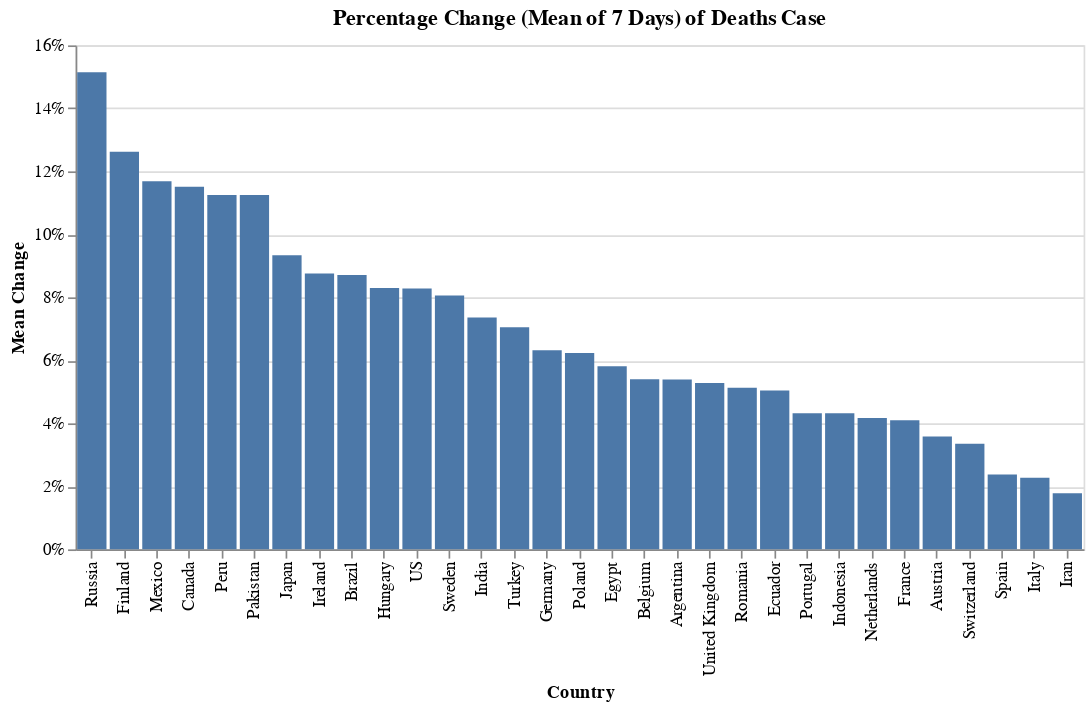

Notebook code for this chart:
### Code cell
#hide_input
alt.Chart(df_deaths_major).mark_bar().encode(
    alt.X('Country:N', sort='-y'),
    alt.Y('Change_Mean_7D:Q', axis=alt.Axis(format='%'), title='Mean Change'),
    tooltip=list(df_deaths_major)
).properties(
    width=600,
    title='Percentage Change (Mean of 7 Days) of Deaths Case'
)

### Figure 1 — Vega-Lite specification as saved in the notebook (floating-point values rounded to 4 significant figures)
{"config": {"view": {"continuousWidth": 400, "continuousHeight": 300}}, "data": {"name": "data-e41e27f042b77ea0b6be9165c0769044"}, "mark": "bar", "encoding": {"tooltip": [{"type": "nominal", "field": "Country"}, {"type": "quantitative", "field": "Total"}, {"type": "quantitative", "field": "New"}, {"type": "quantitative", "field": "New_Mean_7D"}, {"type": "quantitative", "field": "Change"}, {"type": "quantitative", "field": "Change_Mean_7D"}, {"type": "quantitative", "field": "Trending"}, {"type": "quantitative", "field": "Weight"}], "x": {"type": "nominal", "field": "Country", "sort": "-y"}, "y": {"type": "quantitative", "axis": {"format": "%"}, "field": "Change_Mean_7D", "title": "Mean Change"}}, "title": "Percentage Change (Mean of 7 Days) of Deaths Case", "width": 600, "$schema": "https://vega.github.io/schema/vega-lite/v4.8.1.json", "datasets": {"data-e41e27f042b77ea0b6be9165c0769044": [{"Country": "US", "Total": 44845, "New": 2751.0, "New_Mean_7D": 2716.0, "Change": 0.0654, "Change_Mean_7D": 0.0828, "Trending": -0.0174, "Weight": 0.3931}, {"Country": "United Kingdom", "Total": 17378, "New": 828.0, "New_Mean_7D": 750.0, "Change": 0.05, "Change_Mean_7D": 0.0528, "Trending": -0.0028, "Weight": 0.1183}, {"Country": "France", "Total": 20829, "New": 537.0, "New_Mean_7D": 726.0, "Change": 0.0265, "Change_Mean_7D": 0.041, "Trending": -0.0145, "Weight": 0.0767}, {"Country": "Italy", "Total": 24648, "New": 534.0, "New_Mean_7D": 512.0, "Change": 0.0221, "Change_Mean_7D": 0.0227, "Trending": -0.0005, "Weight": 0.0763}, {"Country": "Spain", "Total": 21282, "New": 430.0, "New_Mean_7D": 461.0, "Change": 0.0206, "Change_Mean_7D": 0.0238, "Trending": -0.0032, "Weight": 0.0614}, {"Country": "Sweden", "Total": 1765, "New": 185.0, "New_Mean_7D": 105.0, "Change": 0.1171, "Change_Mean_7D": 0.0806, "Trending": 0.0365, "Weight": 0.0264}, {"Country": "Canada", "Total": 1908, "New": 183.0, "New_Mean_7D": 144.0, "Change": 0.1061, "Change_Mean_7D": 0.1151, "Trending": -0.009, "Weight": 0.0262}, {"Country": "Germany", "Total": 5033, "New": 171.0, "New_Mean_7D": 248.0, "Change": 0.0352, "Change_Mean_7D": 0.0632, "Trending": -0.028, "Weight": 0.0244}, {"Country": "Belgium", "Total": 5998, "New": 170.0, "New_Mean_7D": 263.0, "Change": 0.0292, "Change_Mean_7D": 0.054, "Trending": -0.0248, "Weight": 0.0243}, {"Country": "Netherlands", "Total": 3929, "New": 165.0, "New_Mean_7D": 139.0, "Change": 0.0438, "Change_Mean_7D": 0.0417, "Trending": 0.0022, "Weight": 0.0236}, {"Country": "Brazil", "Total": 2741, "New": 154.0, "New_Mean_7D": 173.0, "Change": 0.0595, "Change_Mean_7D": 0.0871, "Trending": -0.0276, "Weight": 0.022}, {"Country": "Turkey", "Total": 2259, "New": 119.0, "New_Mean_7D": 122.0, "Change": 0.0556, "Change_Mean_7D": 0.0705, "Trending": -0.0148, "Weight": 0.017}, {"Country": "Iran", "Total": 5297, "New": 88.0, "New_Mean_7D": 88.0, "Change": 0.0169, "Change_Mean_7D": 0.0178, "Trending": -0.0009, "Weight": 0.0126}, {"Country": "India", "Total": 645, "New": 53.0, "New_Mean_7D": 36.0, "Change": 0.0895, "Change_Mean_7D": 0.0736, "Trending": 0.0159, "Weight": 0.0076}, {"Country": "Russia", "Total": 456, "New": 51.0, "New_Mean_7D": 41.0, "Change": 0.1259, "Change_Mean_7D": 0.1515, "Trending": -0.0256, "Weight": 0.0073}, {"Country": "Switzerland", "Total": 1478, "New": 49.0, "New_Mean_7D": 43.0, "Change": 0.0343, "Change_Mean_7D": 0.0335, "Trending": 0.0008, "Weight": 0.007}, {"Country": "Ireland", "Total": 730, "New": 43.0, "New_Mean_7D": 46.0, "Change": 0.0626, "Change_Mean_7D": 0.0876, "Trending": -0.025, "Weight": 0.0061}, {"Country": "Finland", "Total": 141, "New": 43.0, "New_Mean_7D": 11.0, "Change": 0.4388, "Change_Mean_7D": 0.1262, "Trending": 0.3126, "Weight": 0.0061}, {"Country": "Peru", "Total": 484, "New": 39.0, "New_Mean_7D": 36.0, "Change": 0.0876, "Change_Mean_7D": 0.1125, "Trending": -0.0249, "Weight": 0.0056}, {"Country": "Portugal", "Total": 762, "New": 27.0, "New_Mean_7D": 28.0, "Change": 0.0367, "Change_Mean_7D": 0.0432, "Trending": -0.0064, "Weight": 0.0039}, {"Country": "Japan", "Total": 263, "New": 27.0, "New_Mean_7D": 17.0, "Change": 0.1144, "Change_Mean_7D": 0.0934, "Trending": 0.0211, "Weight": 0.0039}, {"Country": "Mexico", "Total": 712, "New": 26.0, "New_Mean_7D": 54.0, "Change": 0.0379, "Change_Mean_7D": 0.1169, "Trending": -0.079, "Weight": 0.0037}, {"Country": "Indonesia", "Total": 616, "New": 26.0, "New_Mean_7D": 22.0, "Change": 0.0441, "Change_Mean_7D": 0.0432, "Trending": 0.0009, "Weight": 0.0037}, {"Country": "Pakistan", "Total": 201, "New": 25.0, "New_Mean_7D": 15.0, "Change": 0.142, "Change_Mean_7D": 0.1125, "Trending": 0.0295, "Weight": 0.0036}, {"Country": "Austria", "Total": 491, "New": 21.0, "New_Mean_7D": 15.0, "Change": 0.0447, "Change_Mean_7D": 0.0358, "Trending": 0.0089, "Weight": 0.003}, {"Country": "Poland", "Total": 401, "New": 21.0, "New_Mean_7D": 20.0, "Change": 0.0553, "Change_Mean_7D": 0.0623, "Trending": -0.007, "Weight": 0.003}, {"Country": "Romania", "Total": 498, "New": 20.0, "New_Mean_7D": 21.0, "Change": 0.0418, "Change_Mean_7D": 0.0513, "Trending": -0.0095, "Weight": 0.0029}, {"Country": "Egypt", "Total": 264, "New": 14.0, "New_Mean_7D": 12.0, "Change": 0.056, "Change_Mean_7D": 0.0581, "Trending": -0.0021, "Weight": 0.002}, {"Country": "Hungary", "Total": 213, "New": 14.0, "New_Mean_7D": 13.0, "Change": 0.0704, "Change_Mean_7D": 0.083, "Trending": -0.0127, "Weight": 0.002}, {"Country": "Ecuador", "Total": 520, "New": 13.0, "New_Mean_7D": 22.0, "Change": 0.0256, "Change_Mean_7D": 0.0504, "Trending": -0.0247, "Weight": 0.0019}, {"Country": "Argentina", "Total": 147, "New": 11.0, "New_Mean_7D": 6.0, "Change": 0.0809, "Change_Mean_7D": 0.0539, "Trending": 0.027, "Weight": 0.0016}]}}
